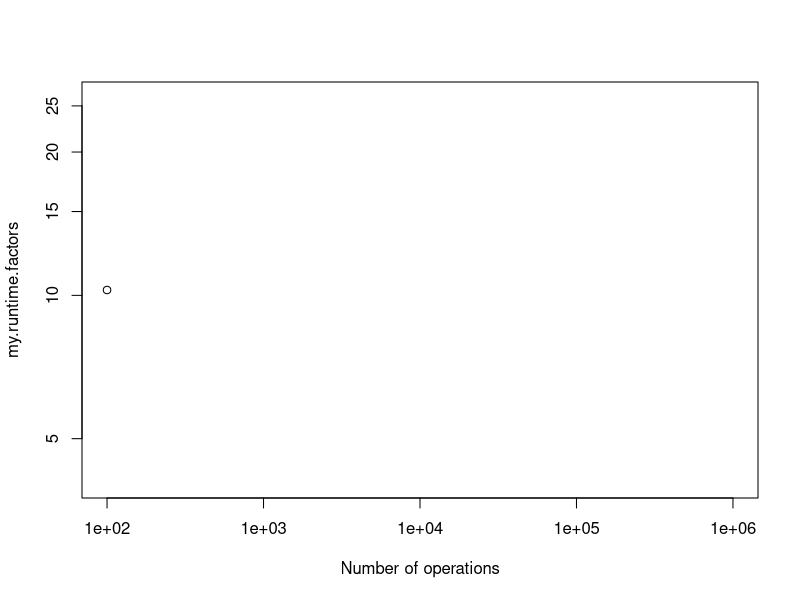

Reproduce this figure in R.
# The function Sys.time() returns the current time. 
# In the slide where we compared run times of elementwise squaring a matrix y containing elements generated with the rnorm() function, 
# and doing it using the object-oriented form of R. We looked at a huge matrix with 1.000.000 elements. What is the effect for small matrices? 
# Redo the runtime exercise with a matrix of dimension 10x10 instead of 1000x1000, and calculate the runtime increase factor. Comment.

k<-10
y<-matrix(rnorm(k^2),nrow=k)
z<-0*y

#loop:
time1<-as.numeric(Sys.time())
for(i in 1:k){
  #loop:
  for(j in 1:k){
    z[i,j]<-y[i,j]^2
  }
}

time2<-as.numeric(Sys.time())
# using object form in R:
time3<-as.numeric(Sys.time())
# using object form in R:
z<-y^2 #이걸로 계산하는게 빠르다
time4<-as.numeric(Sys.time())
# run time increase factor:
print((time2-time1)/(time4-time3)) #time4 랑 time3 가 거의 차이가 없어 0 이된다 터미널에서 실행하는걸로 재자

###########################################################

# Now, let k be the number of rows in the quadratic matrix y. 
# Calculate runtime increase factors as above for k=10, 20, 50, 100, 200, 500, 800 and 1000, 
# and plot the runtime increase factors as a function of the number of elements in y.

my.dimensions<-c(10,20,50,100,200,500,800,1000)
my.runtime.factors<-numeric(8)

r<-1
k<-my.dimensions[r]
y<-matrix(rnorm(k^2),nrow=k)
z<-0*y  
time1<-as.numeric(Sys.time())  
#loop:
for(i in 1:k){
  for(j in 1:k){
    z[i,j]<-y[i,j]^2
  }
}
time2<-as.numeric(Sys.time())
time3<-as.numeric(Sys.time())  
#z<-y^2
time4<-as.numeric(Sys.time())  
# run time increase factor: 
my.runtime.factors[r]<-(time2-time1)/(time4-time3)

plot(my.dimensions^2,my.runtime.factors, log="xy",xlab="Number of operations")